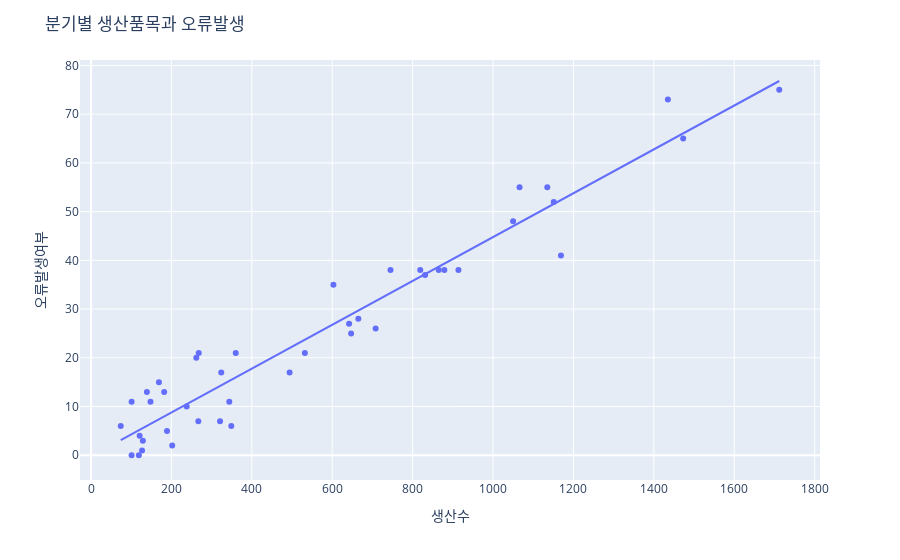

Notebook source saved alongside this figure:
### Code cell
# !pip install dash
# !pip install jupyter-dash
# !pip install dash-bootstrap-components
# !pip install statsmodels

### Figure 1 — Plotly figure (JSON) as saved in the notebook; plotly's stock layout.template omitted (floating-point values rounded to 4 significant figures)
{"data": [{"hovertemplate": "생산수=%{x}<br>오류발생여부=%{y}<extra></extra>", "legendgroup": "", "marker": {"color": "#636efa", "symbol": "circle"}, "mode": "markers", "name": "", "orientation": "v", "showlegend": false, "type": "scatter", "x": [1435, 865, 745, 914, 642, 344, 267, 268, 238, 321, 262, 148, 119, 101, 129, 121, 101, 182, 74, 127, 202, 189, 169, 1151, 1712, 1473, 1050, 1169, 1066, 1135, 831, 879, 819, 647, 708, 665, 603, 532, 494, 360, 324, 349, 139], "xaxis": "x", "y": [73, 38, 38, 38, 27, 11, 7, 21, 10, 7, 20, 11, 0, 0, 3, 4, 11, 13, 6, 1, 2, 5, 15, 52, 75, 65, 48, 41, 55, 55, 37, 38, 38, 25, 26, 28, 35, 21, 17, 21, 17, 6, 13], "yaxis": "y"}, {"hovertemplate": "<b>OLS trendline</b><br>오류발생여부 = 0.0449842 * 생산수 + -0.202882<br>R<sup>2</sup>=0.932118<br><br>생산수=%{x}<br>오류발생여부=%{y} <b>(trend)</b><extra></extra>", "legendgroup": "", "marker": {"color": "#636efa", "symbol": "circle"}, "mode": "lines", "name": "", "showlegend": false, "type": "scatter", "x": [74, 101, 101, 119, 121, 127, 129, 139, 148, 169, 182, 189, 202, 238, 262, 267, 268, 321, 324, 344, 349, 360, 494, 532, 603, 642, 647, 665, 708, 745, 819, 831, 865, 879, 914, 1050, 1066, 1135, 1151, 1169, 1435, 1473, 1712], "xaxis": "x", "y": [3.126, 4.341, 4.341, 5.15, 5.24, 5.51, 5.6, 6.05, 6.455, 7.399, 7.984, 8.299, 8.884, 10.5, 11.58, 11.81, 11.85, 14.24, 14.37, 15.27, 15.5, 15.99, 22.02, 23.73, 26.92, 28.68, 28.9, 29.71, 31.65, 33.31, 36.64, 37.18, 38.71, 39.34, 40.91, 47.03, 47.75, 50.85, 51.57, 52.38, 64.35, 66.06, 76.81], "yaxis": "y"}], "layout": {"legend": {"tracegroupgap": 0}, "margin": {"t": 60}, "title": {"text": "분기별 생산품목과 오류발생"}, "xaxis": {"anchor": "y", "domain": [0, 1], "title": {"text": "생산수"}}, "yaxis": {"anchor": "x", "domain": [0, 1], "title": {"text": "오류발생여부"}}}}
